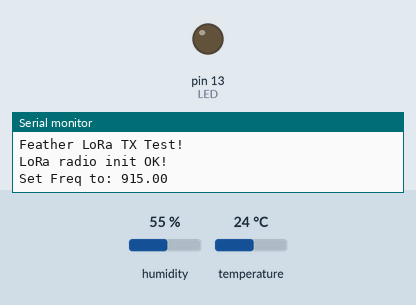
This sketch was run on a simulated Arduino Uno, built with avr-gcc and run on an emulated ATmega328P. On the bench: output pins drawn as LEDs (lit = HIGH), the last lines printed to the serial monitor. Inputs (shaded band) come from the test bench; at power-on: humidity 55 %, temperature 24 °C. No radio packets arrive unless stated; pins used as bus, display or sensor lines are not drawn.

Above: at 1.6 s.
At 6.34 s:
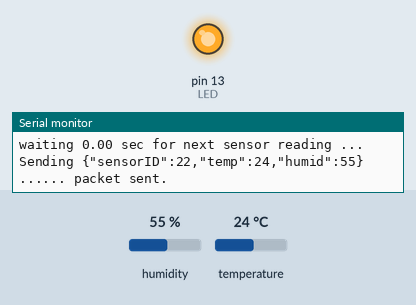
Timing chart, 0 to 7.3 s (numbered marks = the images above):
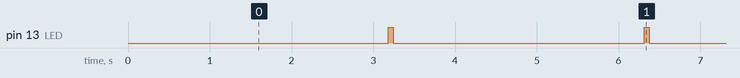

Measured:
- by itself, pin 13 (LED): alternates HIGH for 0.06 s and LOW for 3.1 s

The sketch:

featherm0_am2315_lora.ino
```cpp
#include <SPI.h>
#include <Wire.h>

#include <RH_RF95.h> https://learn.adafruit.com/adafruit-rfm69hcw-and-rfm96-rfm95-rfm98-lora-packet-padio-breakouts/rfm9x-test
#include <Adafruit_AM2315.h> //https://learn.adafruit.com/am2315-encased-i2c-temperature-humidity-sensor/arduino-code
#include <ArduinoJson.h> //https://arduinojson.org/v6/doc/installation/

Adafruit_AM2315 am2315;

// for feather m0
#define RFM95_CS 8
#define RFM95_RST 4
#define RFM95_INT 3

// Change to 434.0 or other frequency, must match RX's freq!
#define RF95_FREQ 915.0

// Singleton instance of the radio driver
RH_RF95 rf95(RFM95_CS, RFM95_INT);

#define LED 13

#define sensorID 22

#define delaytime 3

StaticJsonDocument<200> doc;


void setup()
{

   if (! am2315.begin()) {
     Serial.println("Sensor not found, check wiring & pullups!");
     while (1);
  }

  pinMode(LED, OUTPUT);

  pinMode(RFM95_RST, OUTPUT);
  digitalWrite(RFM95_RST, HIGH);

  Serial.begin(115200);
  /*while (!Serial) {
    delay(1);
  }
  */

  delay(100);

  Serial.println("Feather LoRa TX Test!");

  // manual reset
  digitalWrite(RFM95_RST, LOW);
  delay(10);
  digitalWrite(RFM95_RST, HIGH);
  delay(10);

  while (!rf95.init()) {
    Serial.println("LoRa radio init failed");
    Serial.println("Uncomment '#define SERIAL_DEBUG' in RH_RF95.cpp for detailed debug info");
    while (1);
  }
  Serial.println("LoRa radio init OK!");

  // Defaults after init are 434.0MHz, modulation GFSK_Rb250Fd250, +13dbM
  if (!rf95.setFrequency(RF95_FREQ)) {
    Serial.println("setFrequency failed");
    while (1);
  }
  Serial.print("Set Freq to: "); Serial.println(RF95_FREQ);

  // Defaults after init are 434.0MHz, 13dBm, Bw = 125 kHz, Cr = 4/5, Sf = 128chips/symbol, CRC on

  // The default transmitter power is 13dBm, using PA_BOOST.
  // If you are using RFM95/96/97/98 modules which uses the PA_BOOST transmitter pin, then
  // you can set transmitter powers from 5 to 23 dBm:
  rf95.setTxPower(23, false);
}

int16_t packetnum = 0;  // packet counter, we increment per xmission

void loop()
{

  float temperature, humidity;

  delay(2000);
  if (! am2315.readTemperatureAndHumidity(&temperature, &humidity)) {
    Serial.println("Failed to read data from AM2315");
    return;
  }

  delay(1000); // Wait 1 second between transmits, could also 'sleep' here!

   doc["sensorID"]=sensorID;
   doc["temp"]=temperature;
   doc["humid"]=humidity;

  char radiopacket[60];
  serializeJson(doc, radiopacket);

  //itoa(packetnum++, radiopacket+13, 10);
  Serial.print("Sending "); Serial.print(radiopacket); Serial.print(" ...");
  delay(10);

  rf95.send((uint8_t *)radiopacket, 60);

  delay(10);
  digitalWrite(LED, HIGH);
  rf95.waitPacketSent();
  digitalWrite(LED, LOW);

  Serial.println("... packet sent.");
  Serial.print("waiting ");
  Serial.print(delaytime/1000.);
  Serial.println(" sec for next sensor reading ...");

  delay(delaytime);

}
```
